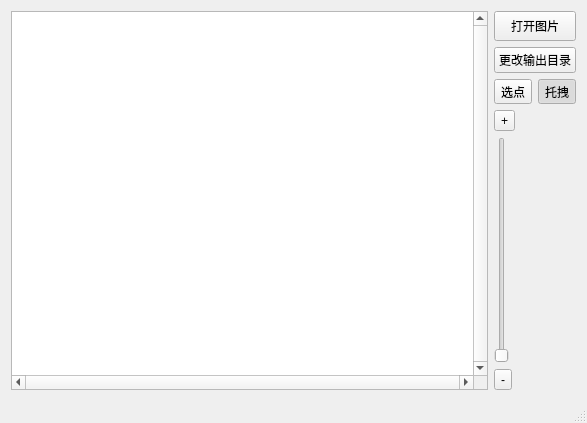
<?xml version="1.0" encoding="UTF-8"?>
<ui version="4.0">
 <class>Crop_SplitClass</class>
 <widget class="QMainWindow" name="Crop_SplitClass">
  <property name="geometry">
   <rect>
    <x>0</x>
    <y>0</y>
    <width>587</width>
    <height>423</height>
   </rect>
  </property>
  <property name="minimumSize">
   <size>
    <width>400</width>
    <height>300</height>
   </size>
  </property>
  <property name="windowTitle">
   <string>Crop_Split</string>
  </property>
  <widget class="QWidget" name="centralWidget">
   <layout class="QGridLayout" name="gridLayout_2">
    <item row="0" column="0">
     <layout class="QGridLayout" name="gridLayout">
      <item row="3" column="0" rowspan="6">
       <widget class="QGraphicsView" name="graphicsView">
        <property name="verticalScrollBarPolicy">
         <enum>Qt::ScrollBarAlwaysOn</enum>
        </property>
        <property name="horizontalScrollBarPolicy">
         <enum>Qt::ScrollBarAlwaysOn</enum>
        </property>
       </widget>
      </item>
      <item row="7" column="1" colspan="2">
       <widget class="QSlider" name="verticalSlider_zoom">
        <property name="value">
         <number>0</number>
        </property>
        <property name="sliderPosition">
         <number>0</number>
        </property>
        <property name="orientation">
         <enum>Qt::Vertical</enum>
        </property>
       </widget>
      </item>
      <item row="8" column="1" colspan="2">
       <widget class="QToolButton" name="toolButton_zoomOut">
        <property name="toolTip">
         <string>&lt;html&gt;&lt;head/&gt;&lt;body&gt;&lt;p&gt;缩小&lt;/p&gt;&lt;/body&gt;&lt;/html&gt;</string>
        </property>
        <property name="text">
         <string>-</string>
        </property>
       </widget>
      </item>
      <item row="3" column="1" colspan="2">
       <widget class="QPushButton" name="pushButton_openFile">
        <property name="minimumSize">
         <size>
          <width>80</width>
          <height>30</height>
         </size>
        </property>
        <property name="text">
         <string>打开图片</string>
        </property>
       </widget>
      </item>
      <item row="5" column="2">
       <widget class="QToolButton" name="toolButton_dragMode">
        <property name="minimumSize">
         <size>
          <width>20</width>
          <height>0</height>
         </size>
        </property>
        <property name="text">
         <string>托拽</string>
        </property>
        <property name="checkable">
         <bool>true</bool>
        </property>
        <property name="checked">
         <bool>true</bool>
        </property>
        <property name="toolButtonStyle">
         <enum>Qt::ToolButtonIconOnly</enum>
        </property>
        <property name="autoRaise">
         <bool>false</bool>
        </property>
       </widget>
      </item>
      <item row="5" column="1">
       <widget class="QToolButton" name="toolButton_selectMode">
        <property name="minimumSize">
         <size>
          <width>20</width>
          <height>0</height>
         </size>
        </property>
        <property name="text">
         <string>选点</string>
        </property>
        <property name="checkable">
         <bool>true</bool>
        </property>
        <property name="checked">
         <bool>false</bool>
        </property>
       </widget>
      </item>
      <item row="6" column="1" colspan="2">
       <widget class="QToolButton" name="toolButton_zoomIn">
        <property name="toolTip">
         <string>&lt;html&gt;&lt;head/&gt;&lt;body&gt;&lt;p&gt;放大&lt;/p&gt;&lt;/body&gt;&lt;/html&gt;</string>
        </property>
        <property name="text">
         <string>+</string>
        </property>
       </widget>
      </item>
      <item row="4" column="1" colspan="2">
       <widget class="QPushButton" name="pushButton_setPath">
        <property name="text">
         <string>更改输出目录</string>
        </property>
       </widget>
      </item>
     </layout>
    </item>
   </layout>
  </widget>
  <widget class="QStatusBar" name="statusBar"/>
 </widget>
 <layoutdefault spacing="6" margin="11"/>
 <resources>
  <include location="crop_split.qrc"/>
 </resources>
 <connections/>
</ui>
